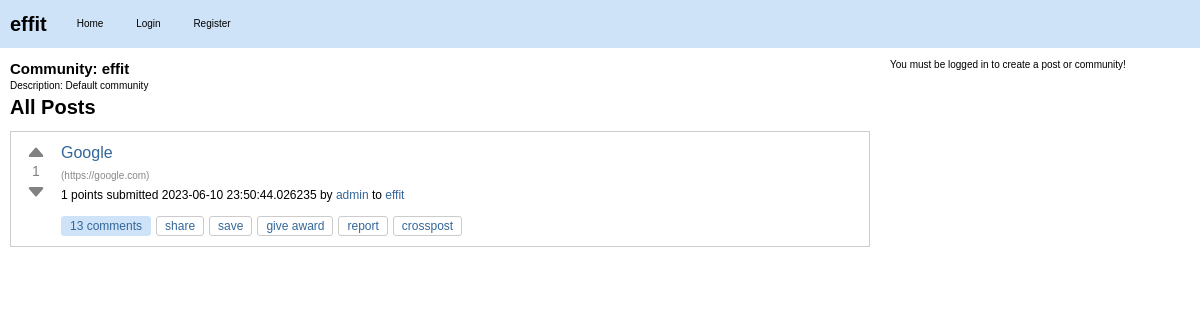
/c/effit, run on the app's committed database.
### effit.py (models this page shows)
class Community(db.Model):
    id = db.Column(db.Integer, primary_key=True)
    name = db.Column(db.String(80), unique=True, nullable=False)
    description = db.Column(db.String(200))
    creator_id = db.Column(db.Integer, db.ForeignKey("user.id"))
    creator = db.relationship(
        "User", backref=db.backref("created_communities", lazy=True)
    )
    posts = db.relationship("Post", backref="community", lazy=True)

class Post(db.Model):
    id = db.Column(db.Integer, primary_key=True)
    title = db.Column(db.String(120), nullable=False)
    content = db.Column(db.Text, nullable=False)
    user_id = db.Column(db.Integer, db.ForeignKey("user.id"), nullable=False)
    created_at = db.Column(db.DateTime, default=datetime.utcnow)
    community_id = db.Column(db.Integer, db.ForeignKey("community.id"), nullable=False)
    upvotes = db.Column(db.Integer, default=0)
    downvotes = db.Column(db.Integer, default=0)
    comments = db.relationship("Comment", backref="post", lazy=True)
    slug = db.Column(db.String(120), nullable=False)
    link = db.Column(db.String(500))
    is_link_post = db.Column(db.Boolean, default=False)
    @property
    def score(self):
        return self.upvotes - self.downvotes

class User(db.Model):
    id = db.Column(db.Integer, primary_key=True)
    username = db.Column(db.String(80), unique=True, nullable=False)
    password = db.Column(db.String(120), nullable=False)
    posts = db.relationship("Post", backref="author", lazy=True)
    communities = db.relationship(
        "Community",
        secondary=community_members,
        backref=db.backref("members", lazy="dynamic"),
    )

### effit.py (the view)
@app.route("/c/<string:community_name>")
def community_posts(community_name):
    community = Community.query.filter_by(name=community_name).first()
    if community is None:
        return "Community not found!", 404
    posts = Post.query.filter_by(community_id=community.id).all()
    community_id = community.id
    print(community_id)
    return render_template(
        "community_posts.html",
        community=community,
        posts=posts,
        community_id=community_id,
    )

### templates/community_posts.html (shortened to what this page needs)
{% extends "layout.html" %}
{% block content %}
<div id="community-detail">
    <h2>Community: {{ community.name }}</h2>
    <p>Description: {{ community.description }}</p>
</div>
<div id="posts">
    <h2>All Posts</h2>
    {% for post in posts %}
    <div class="post-item" id="post-{{ post.id }}">
        <div class="post">
            <div class="vote">
                <button class="upvote" onclick="vote('{{ post.id }}', '{{ post.slug }}', '{{ post.community.name }}', 'upvote')">
                    <svg xmlns="http://www.w3.org/2000/svg" width="20" height="20" fill="currentColor" class="bi bi-caret-up-fill" viewBox="0 0 16 16">
                      <path d="M7.247 4.86l-4.796 5.481c-.646.74.037 1.659.877 1.659h9.392c.839 0 1.523-.92.877-1.659l-4.796-5.48a1 1 0 0 0-1.554 0z"/>
                    </svg>
                </button>
                <span class="score">{{ post.score }}</span>
                <button class="downvote" onclick="vote('{{ post.id }}', '{{ post.slug }}', '{{ post.community.name }}', 'downvote')">
                    <svg xmlns="http://www.w3.org/2000/svg" width="20" height="20" fill="currentColor" class="bi bi-caret-down-fill" viewBox="0 0 16 16">
                      <path d="M7.247 11.14l-4.796-5.481c-.646-.74.037-1.659.877-1.659h9.392c.839 0 1.523.92.877 1.659l-4.796 5.481a1 1 0 0 1-1.554 0z"/>
                    </svg>
                </button>
            </div>
            <div class="post-info">
                <h3>
                    {% if post.is_link_post %}
                    <a class="title may-blank loggedin" href="{{ post.link }}">{{ post.title }}</a>
                    {% else %}
                    <a class="title may-blank loggedin" href="/c/{{ community.name }}/p/{{ post.slug }}">{{ post.title }}</a>
                    {% endif %}
                    </h3>
                    {% if post.is_link_post %}
                    <span class="domain">(<a href="{{ post.link }}">{{ post.link }}</a>)</span>
                    {% else %}
                    <span class="domain">(<a href="{{ url_for('community_posts', community_name=post.community.name) }}">self.{{ post.community.name }}</a>)</span>
                    {% endif %}
                <p class="tagline">
                    <span>{{ post.score }} points</span>
                    submitted <time datetime="{{ post.created_at.isoformat() }}">{{ post.created_at }}</time>
                    by <a href="{{ url_for('user_posts', username=post.author.username) }}" class="author may-blank id-t2_d2kpf">{{ post.author.username }}</a>
                    to <a href="{{ url_for('community_posts', community_name=post.community.name) }}" class="subrs hover may-blank">{{ post.community.name }}</a>
                </p>
                <ul class="flat-list buttons">
                    <li class="first">
                        <a href="{{ url_for('post_detail', community_name=post.community.name, post_slug=post.slug) }}" class="bylink comments may-blank" rel="nofollow">
                            {{ post.comments|length }} comments
                        </a>
                    </li>
                    <li class="share"><a class="post-sharing-button">share</a></li>
                    <li class="link-save-button save-button login-required"><a>save</a></li>
                    <li class="give-gold-button"><a href="#" class="give-gold login-required access-required gold-give-gold" rel="nofollow">give award</a></li>
                    <li class="report-button login-required"><a href="#" class="reportbtn access-required">report</a></li>
                    <li class="crosspost-button"><a class="post-crosspost-button">crosspost</a></li>
                </ul>
            </div>
        </div>
    </div>
    {% endfor %}
</div>
{% endblock %}

### static/styles.css (style rules this page uses)
body, ul, ol, li, p, h1, h2, h3, h4, h5, h6, form, fieldset, input, textarea, button { margin: 0; padding: 0; border: 0; }
body { background-color: #ffffff; color: #000000; font: normal x-small verdana,arial,helvetica,sans-serif; font-style: normal; font-variant-caps: normal; font-weight: normal; font-stretch: normal; font-size: x-small; line-height: normal; font-family: verdana, arial, helvetica, sans-serif; font-size-adjust: none; font-kerning: auto; font-optical-sizing: auto; font-variant-alternates: normal; font-variant-east-asian: normal; font-variant-ligatures: normal; font-variant-numeric: normal; font-variant-position: normal; font-language-override: normal; font-feature-settings: normal; font-variation-settings: normal; line-height: 1.4; }
.post, .comment { background-color: #ffffff; margin-bottom: 10px; padding: 10px; border: 1px solid #cccccc; font-size: medium; font-family: Arial,sans-serif; display: flex; align-items: start; }
.post h3, .comment h3 { margin: 0; font-size: 16px; line-height: 1.4; }
.post h3 a, .comment h3 a { color: #336699; text-decoration: none; }
h1, h2, h3, h4, h5, h6 { color: #000000; }
a { color: #336699; text-decoration: none; }
#posts { margin-bottom: 20px; }
#posts h2 { font-size: 20px; margin-bottom: 10px; }
.post .title { font-size: medium; font-weight: normal; margin-bottom: 1px; margin-bottom: 5px; }
.domain { color: #888; display: inline; overflow: hidden; white-space: nowrap; text-overflow: ellipsis; vertical-align: middle; max-width: 19em; font-size: x-small; }
.domain a { color: #888; display: inline-block; overflow: hidden; white-space: nowrap; text-overflow: ellipsis; vertical-align: middle; max-width: 19em; text-decoration: none; }
.post p { margin-bottom: 10px; font-size: medium; font-family: Segoe,"PT Sans",Arial,sans-serif; }
.post .tagline { font-size: 12px; }
.flat-list.buttons { list-style: none; margin: 0; padding: 0; display: flex; align-items: center; }
.flat-list.buttons li { display: inline-block; margin-right: 5px; }
.flat-list.buttons li a { display: inline-block; padding: 3px 8px; font-size: 12px; line-height: 1; color: #336699; text-decoration: none; background-color: transparent; border: 1px solid #cccccc; border-radius: 3px; transition: background-color 0.2s ease; }
.flat-list.buttons .comments { padding: 3px 8px; background-color: #cee3f8; color: #336699; border: 1px solid #cee3f8; border-radius: 3px; }
.flat-list.buttons .save-button, .flat-list.buttons .give-gold-button, .flat-list.buttons .report-button, .flat-list.buttons .crosspost-button { background-color: #ffffff; }
.flat-list.buttons .login-required { cursor: pointer; }
.vote { display: flex; flex-direction: column; align-items: center; justify-content: center; width: 30px; margin-right: 10px; }
.upvote, .downvote { height: 20px; border: none; background: none; color: #828282; cursor: pointer; font-size: 20px; line-height: 1; }
.score { font-size: 14px; color: #828282; }

### data on the page
Community: name "effit", description "Default community"
Post: score "1", title "Google", link "https://google.com", created_at "2023-06-10 23:50:44.026235", author.username "admin", community.name "effit", comments|length "13"
